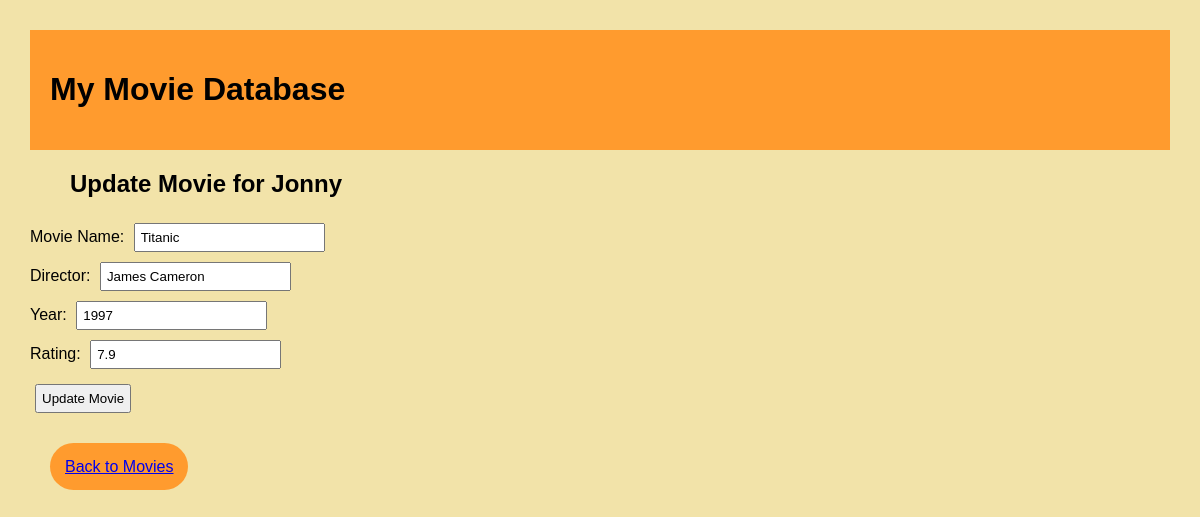
Screenshot of /users/1/update_movie/1 with the database file from the repository.
### data_management/sqlite_data_manager.py (models this page shows)
class User(Base):
    __tablename__ = 'users'
    id = Column(Integer, primary_key=True)
    name = Column(String, nullable=False)
    movies = relationship('Movie', back_populates='user', cascade='all, delete-orphan')

class Movie(Base):
    __tablename__ = 'movies'
    id = Column(Integer, primary_key=True)
    user_id = Column(Integer, ForeignKey('users.id'), nullable=False)
    name = Column(String, nullable=False)
    director = Column(String, nullable=False)
    year = Column(Integer, nullable=False)
    rating = Column(Float, nullable=False)
    poster = Column(String, nullable=True)
    user = relationship('User', back_populates='movies')

### app.py (the view, shortened to what this page needs)
@app.route('/users/<int:user_id>/update_movie/<int:movie_id>', methods=['GET', 'POST'])
def update_movie(user_id, movie_id):
    movie = db_manager.get_movie_by_id(movie_id)
    user = db_manager.get_user_by_id(user_id)
    return render_template('update_movie.html', user=user, movie=movie)

### data_management/sqlite_data_manager.py (called while the page is built)
    def get_user_by_id(self, user_id):
        session = self.Session()
        user = session.query(User).filter_by(id=user_id).first()
        session.close()
        return user

    def get_movie_by_id(self, movie_id):
        session = self.Session()
        movie = session.query(Movie).filter_by(id=movie_id).first()
        session.close()
        return movie

### templates/update_movie.html (shortened to what this page needs)
<!DOCTYPE html>
<html>
<head>
    <link rel="stylesheet" href="{{ url_for('static', filename='style.css') }}">
</head>
<body>
    <header>
        <div class="header">
            <h1>My Movie Database</h1>
        </div>
    </header>
    <h2>Update Movie for {{ user.name }}</h2>
    <form method="post" action="/users/{{ user.id }}/update_movie/{{ movie.id }}">
        <label for="name">Movie Name:</label>
        <input type="text" id="name" name="name" value="{{ movie.name }}" required><br>
        <label for="director">Director:</label>
        <input type="text" id="director" name="director" value="{{ movie.director }}" required><br>
        <label for="year">Year:</label>
        <input type="number" id="year" name="year" value="{{ movie.year }}" required><br>
        <label for="rating">Rating:</label>
        <input type="number" id="rating" step="0.1" name="rating" value="{{ movie.rating }}" required><br>
        <button type="submit">Update Movie</button>
    </form>
    <div class="buttonline">
        <a class="fakebutton" href="/users/{{ user.id }}">Back to Movies</a>
    </div>
</body>
</html>

### static/style.css (style rules this page uses)
body { font-family: Arial, sans-serif; background-color: #F2E3A9; margin: 30px; padding: 0; }
.header { background-color: #FF9B2E; margin-bottom: 20px; margin-top: 20px; padding: 20px; }
.fakebutton { background-color: #FF9B2E; margin: 20px; padding: 15px; border-radius: 25px; width: auto; text-align: center; }
.buttonline { margin-top: 40px; }
#rating { margin-bottom: 10px; }
input { padding: 5px; margin: 5px; }
button { padding: 5px; margin: 5px; }
h2 { margin-left: 40px; }

### rows the page displays
User: name "Jonny"
Movie: name "Titanic", director "James Cameron", year "1997", rating "7.9"
